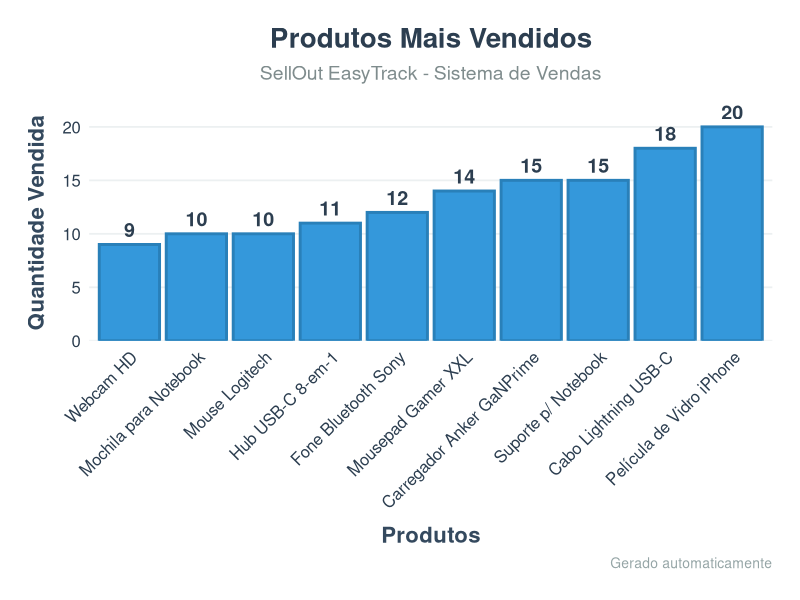

The R source for this figure: (Note: this script raises an error after producing the figure.)
cat('Iniciando script R...\n')

library(ggplot2)

dados <- read.csv('temp_vendas_data.csv', stringsAsFactors = FALSE)
cat(paste('Dados lidos:', nrow(dados), 'linhas\n'))

dados <- dados[order(-dados$Quantidade), ]
if(nrow(dados) > 10) dados <- dados[1:10, ]

cat('Criando gráfico 1080p...\n')
grafico <- ggplot(dados, aes(x = reorder(Produto, Quantidade), y = Quantidade)) +
  geom_col(fill = '#3498db', color = '#2980b9', linewidth = 1.0) +
  geom_text(aes(label = Quantidade), vjust = -0.5, size = 5, fontface = 'bold', color = '#2c3e50') +
  labs(
    title = 'Produtos Mais Vendidos',
    subtitle = 'SellOut EasyTrack - Sistema de Vendas',
    x = 'Produtos',
    y = 'Quantidade Vendida',
    caption = 'Gerado automaticamente'
  ) +
  scale_y_continuous(expand = c(0, 0, 0.1, 0)) +
  theme_minimal(base_size = 14) +
  theme(
    plot.title = element_text(size = 20, face = 'bold', hjust = 0.5, color = '#2c3e50', margin = margin(b = 8)),
    plot.subtitle = element_text(size = 14, hjust = 0.5, color = '#7f8c8d', margin = margin(b = 15)),
    plot.caption = element_text(size = 10, color = '#95a5a6', hjust = 1),
    axis.title.x = element_text(size = 16, face = 'bold', color = '#34495e', margin = margin(t = 10)),
    axis.title.y = element_text(size = 16, face = 'bold', color = '#34495e', margin = margin(r = 10)),
    axis.text.x = element_text(size = 12, angle = 45, hjust = 1, color = '#2c3e50'),
    axis.text.y = element_text(size = 12, color = '#2c3e50'),
    panel.grid.minor = element_blank(),
    panel.grid.major.x = element_blank(),
    panel.grid.major.y = element_line(color = '#ecf0f1', linewidth = 0.6),
    plot.background = element_rect(fill = 'white', color = NA),
    panel.background = element_rect(fill = 'white', color = NA),
    plot.margin = margin(20, 20, 20, 20)
  )

cat('Salvando gráfico em 1080p...\n')
ggsave(
  filename = 'vendas_grafico.png',
  plot = grafico,
  width = 16,
  height = 12,
  dpi = 600,
  units = 'in',
  device = 'png',
  type = 'cairo-png',
  bg = 'white'
)

if(file.exists('vendas_grafico.png')) {
  cat('Grafico salvo com sucesso!\n')
} else {
  stop('Erro ao salvar grafico')
}

cat('Script concluido!\n')
